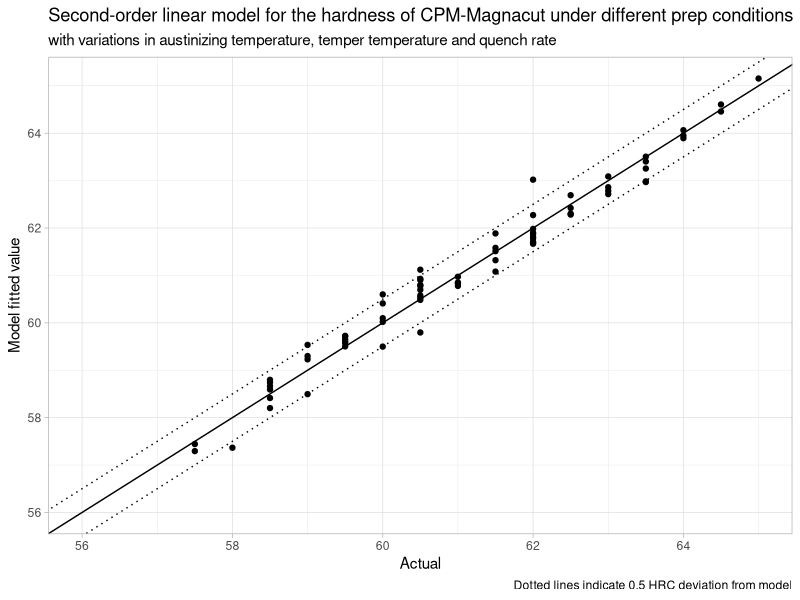
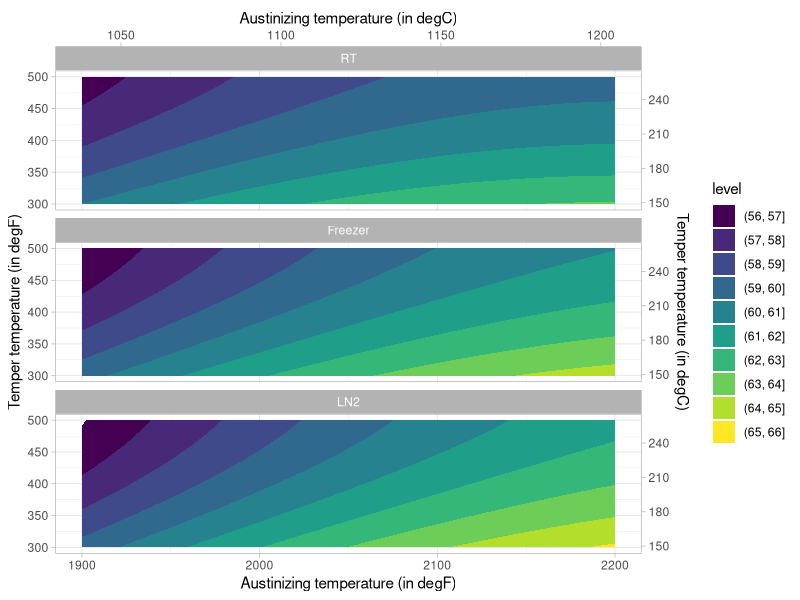
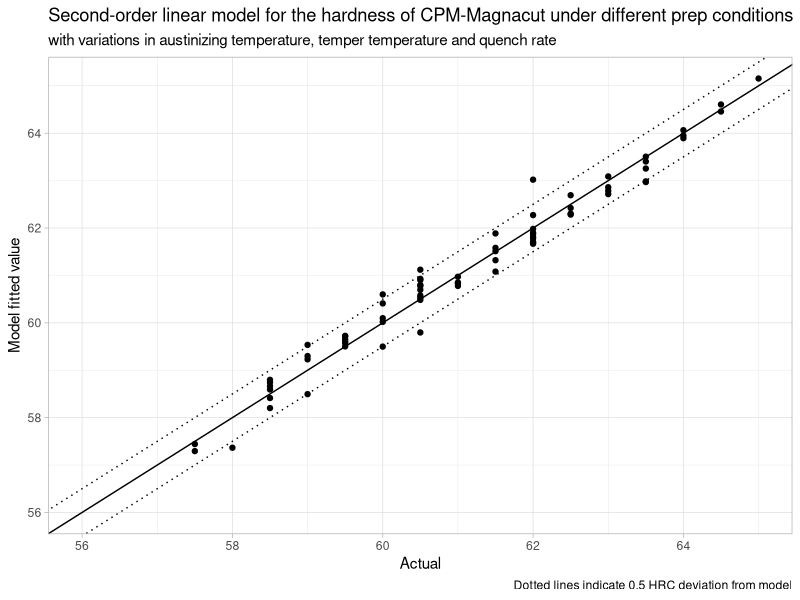
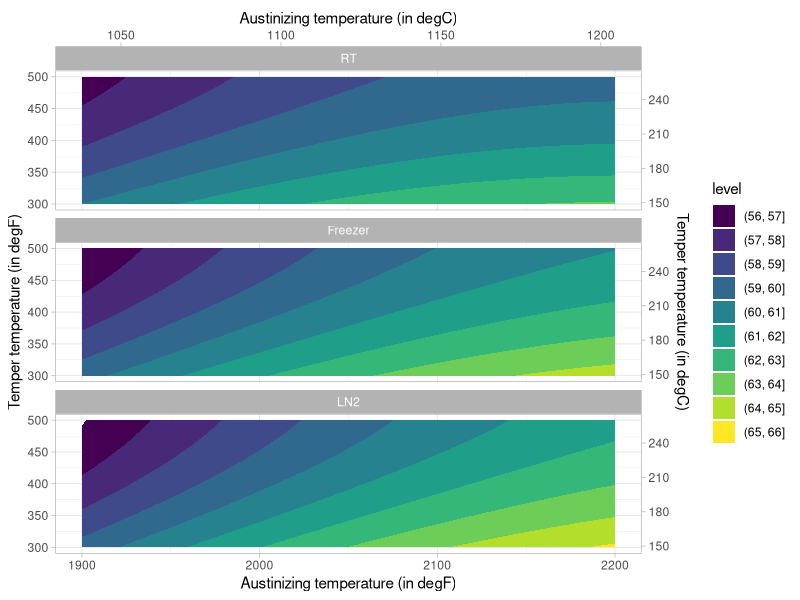

These charts were generated, in order, by the following R code:
library(tidyverse)
library(broom)
theme_set(theme_light())

hardness <-
    read_csv("hardness.csv") %>% filter(temper < 1000)

hardnessmodel <-
    lm(hardness ~ aust + I(aust^2) + temper + I(temper^2) + quench + quench:aust, # nolint
        data = hardness
    )

hardnessmodel %>%
    augment(interval = "confidence") %>%
    ggplot() +
    aes(hardness, .fitted) +
    geom_point() +
    geom_abline() +
    geom_abline(slope = 1, intercept = .5, lty = 3) +
    geom_abline(slope = 1, intercept = -.5, lty = 3) +
    scale_x_continuous(breaks = seq(56, 66, 2), limits = c(56, NA)) +
    scale_y_continuous(breaks = seq(56, 66, 2), limits = c(56, NA)) +
    labs(
        x = "Actual",
        y = "Model fitted value",
        title = "Second-order linear model for the hardness of CPM-Magnacut under different prep conditions", # nolint
        subtitles = "with variations in austinizing temperature, temper temperature and quench rate", # nolint
        caption = "Dotted lines indicate 0.5 HRC deviation from model"
    )

ggsave("hardness-prediction.png", width = 10, height = 8)

hardnessmodel %>%
    tidy() %>%
    select(-statistic) %>%
    mutate(across(estimate:std.error, ~ scales::number(.x, accuracy = .0001)),
        p.value = scales::pvalue(p.value)
    ) %>%
    knitr::kable()

hardnessmodel %>%
    broom::glance() %>%
    select(ends_with("r.squared"), p.value) %>%
    mutate(across(!p.value, ~ scales::number(.x, accuracy = .0001)),
        p.value = scales::pvalue(p.value)
    ) %>%
    knitr::kable()

hardnessmodel %>%
    broom::augment(newdata = crossing(
        aust = seq(1900, 2200, 10),
        temper = seq(300, 500, 10),
        quench = c("RT", "LN2", "Freezer")
    )) %>%
    mutate(quench = factor(quench,
        levels = c("RT", "Freezer", "LN2")
    )) %>%
    ggplot() +
    aes(x = aust, y = temper, z = .fitted, color = .fitted) +
    geom_contour_filled(breaks = seq(56, 66, 1)) +
    facet_wrap(~quench, ncol = 1) +
    labs(
        x = "Austinizing temperature (in degF)",
        y = "Temper temperature (in degF)",
        z = "Hardness range"
    ) +
    scale_x_continuous(sec.axis = sec_axis(~ 5 / 9 * (. - 32),
        name = "Austinizing temperature (in degC)"
    )) +
    scale_y_continuous(sec.axis = sec_axis(~ 5 / 9 * (. - 32),
        name = "Temper temperature (in degC)"
    ))

ggsave("hardness-contour.png", width = 6, height = 18)